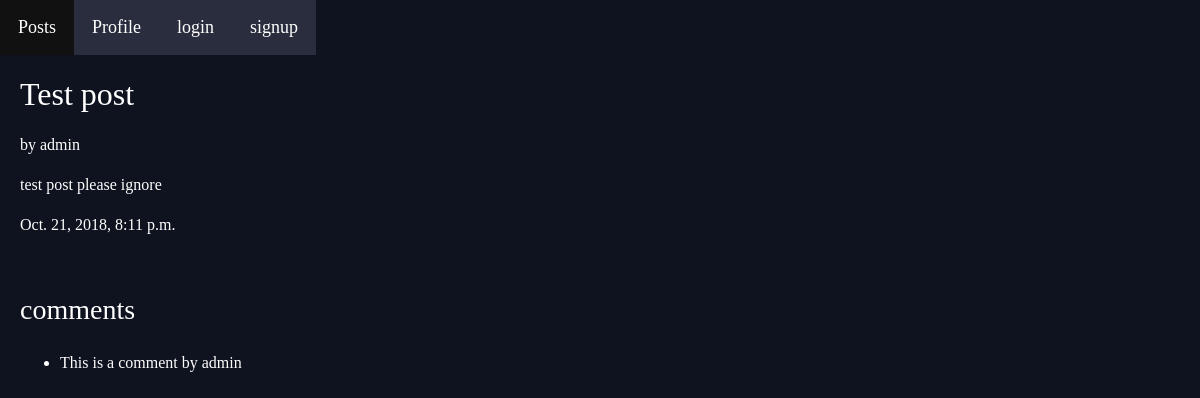
The page /social/posts/1/ on the database as committed earlier.
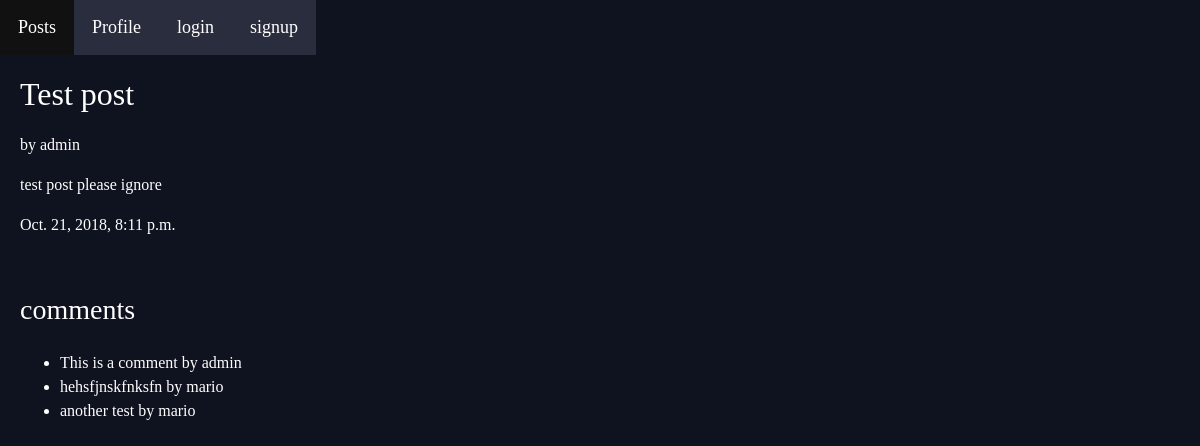
The same page on the database as committed later.
### social/models.py (models this page shows, shortened)
class posts(models.Model):
    user= models.ForeignKey(User,related_name='post_user',on_delete=models.CASCADE)
    title = models.CharField(max_length=100)
    body = models.TextField( null=True)
    pub_date = models.DateTimeField('Date published', auto_now_add = True)
    rating = models.IntegerField('rating', default=0)

class comments(models.Model):
    posts= models.ForeignKey(posts,related_name= 'comments_post', on_delete=models.CASCADE)
    user = models.ForeignKey(User, related_name= 'comments_user', on_delete= models.CASCADE)
    content = models.TextField()

### social/views.py (the view)
# urls.py: path('posts/<int:posts_id>/', views.detail, name='detail'),
def detail(request, posts_id):
    post = get_object_or_404(posts, pk=posts_id)
    commentlist = comments.objects.filter(posts = post)
    context = {
            'post': post,
            'commentlist': commentlist,
            }
    return render(request, 'social/detail.html',context)

### social/templates/social/detail.html
{% extends "basegeneric.html" %}
{% block content %}
  <div class="post-detail">
    <h2>{{ post.title }}</h2>
    <p>by {{ post.user.username}}</p>
    <p>{{post.body}}</p>
    <p class="date">{{post.pub_date}}</p>
  </div>
    <div class="comments">
      <h3> comments </h3>
      <br>
      {% if commentlist %}
        <ul>
        {% for comment in commentlist %}
            <li>{{comment.content}} by {{comment.user.username}}</li>
        {% endfor %}
        </ul>
      {%else%}
        <p>no comments</p>
      {%endif%}
  </div>
{% endblock %}

### templates/basegeneric.html (shortened to what this page needs)
{% load  staticfiles %}
<!DOCTYPE html>
<html lang="en">
<head>
  <link rel="stylesheet" href="https://stackpath.bootstrapcdn.com/bootstrap/4.1.3/css/bootstrap.min.css">
  <link rel="stylesheet" href="{% static 'styles.css' %}" >
</head>
<body>
  <header class="wrapper">
    <nav>
      <ul>
        <li><a href="{% url 'social:posthome' %}">Posts</a></li>
        <li> <a href="{% url 'social:profileview'%}">Profile</a></li>
        <div class="right-button">
        {% if user.is_authenticated %}
          <li>
            <form class="logout-link" action="{%url 'accounts:logout' %}" method="post">
              {% csrf_token %}
              <button type="submit">Logout</button>
            </form>
          </li>
          {% else %}
            <li> <a href="{% url 'accounts:login'%}"> login </a> </li>
            <li> <a href="{% url 'accounts:signup'%}"> signup </a> </li>
          {% endif %}
        </div>
      </ul>
    </nav>
  </header>
  <div class="wrapper">
    {% block content %}{% endblock %}
  </div>
</body>
</html>

### static/styles.css (style rules this page uses)
body { background-color: #0f121f; background-repeat-y: no-repeat; color: #fff; }
body * { font-family: Ubuntu; }
h1, h2, h3, h4, h5 { font-weight: normal; margin: 0; }
a, a:visited, a:hover { color: white; text-decoration: none; }
nav { justify-self: start; }
nav ul { list-style-type: none; margin: 0; padding: 0; overflow: hidden; background-color: #292d3d; }
nav li { float: left; font-size:18px }
.right-button { float:right; }
nav li a { display: block; color: white; text-align: center; padding: 14px 18px; text-decoration: none; }
.post-detail { padding:20px }
.post-detail h2 { text-align : left; margin-bottom:20px }
.comments { padding:20px; }

Rows that differ between the two databases and show on the page:
added comments: content "hehsfjnskfnksfn", user.username "mario"
added comments: content "another test", user.username "mario"
